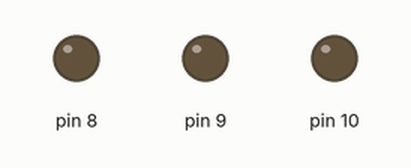
This sketch was run on a simulated Arduino Uno, built with avr-gcc and run on an emulated ATmega328P. Parts: output pins drawn as LEDs (lit = HIGH).

Above: at 0.5 s.
At 3.5 s:
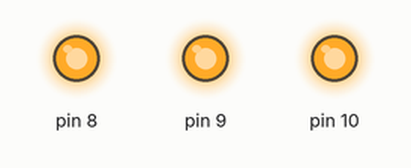
Timing chart, 0 to 4.6 s (numbered marks = the images above):
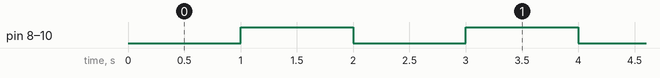

Measured:
- by itself, pin 8–10: alternates HIGH for 1.0 s and LOW for 1.0 s

The sketch:

09_led_class.ino
```cpp
/*
 * Challenge #9: LED Class
 *
 * Objective:
 * Create a reusable LED class that encapsulates
 * the behavior of a single LED.
 *
 * Hardware:
 *
 *   Red LED    -> Pin 8
 *   Yellow LED -> Pin 9
 *   Green LED  -> Pin 10
 *
 * Requirements:
 *
 *   Create a class named Led.
 *
 *   The class should:
 *
 *     - Store the LED pin number.
 *     - Configure the pin as OUTPUT.
 *     - Turn the LED ON.
 *     - Turn the LED OFF.
 *     - Toggle the LED state.
 *
 * Example Usage:
 *
 *   Led red(8);
 *   Led yellow(9);
 *   Led green(10);
 *
 *   red.on();
 *   yellow.off();
 *   green.toggle();
 *
 * Behavior:
 *
 *   Every second:
 *
 *     1. Toggle Red LED
 *     2. Toggle Yellow LED
 *     3. Toggle Green LED
 *
 * Rules:
 *
 *   - Do not call digitalWrite()
 *     outside the Led class.
 *
 *   - All LED manipulation should happen
 *     through class methods.
 *
 * Concepts Practiced:
 *
 *   - Classes
 *   - Constructors
 *   - Objects
 *   - Encapsulation
 *   - Hardware Abstraction
 *   - Non-blocking Timing (millis)
 */

#include <Arduino.h>

class Led {
private:
  uint8_t pin;
  bool state;
  void write() { digitalWrite(pin, state); }

public:
  Led(uint8_t p) {
    pin = p;
    state = false;
    pinMode(pin, OUTPUT);
    write();
  }

  void toggle() {
    state = !state;
    write();
  }
  void on() {
    state = true;
    write();
  }

  void off() {
    state = false;
    write();
  }

  bool isOn() { return state; }
};

Led redLed(8); //same as Led redLed = Led(8);
Led yellowLed = Led(9);
Led greenLed = Led(10);
unsigned long time = 0;
void setup() { time = millis(); }
void loop() {
  if (millis() - time >= 1000) {
    time = millis();
    redLed.toggle();
    yellowLed.toggle();
    greenLed.toggle();
  }
}
```
